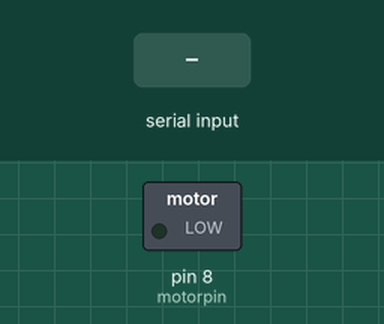
A sketch run on a simulated Arduino Uno, built with avr-gcc and run on an emulated ATmega328P. Parts: switched loads named in the sketch (green lamp = pin HIGH). The test bench sets the inputs (shaded band). What the sketch prints to the serial monitor is not drawn.

Above: at 1.2 s.
1.3 s: "1\n" received over Serial
At 2.1 s:
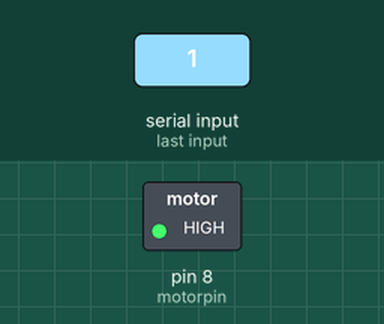
Timing chart, 0 to 12.8 s (numbered marks = the images above; inputs shaded):
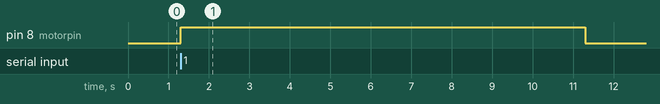

The sketch:

motorcontrol.ino
```cpp
String a;
bool motorState = false;
int motorpin = 8;

void setup() {
  // put your setup code here, to run once:
  Serial.begin(115200);
  Serial.println("Motor ready.");
  pinMode(motorpin, OUTPUT);
}

void loop() {
  // put your main code here, to run repeatedly:

  if (Serial.available()) {
    int state = Serial.parseInt();
    if (state == 1) {
      digitalWrite(motorpin, HIGH);
      delay(10000);
      digitalWrite(motorpin, LOW);
    } else if (state == 2) {
      digitalWrite(motorpin, LOW);
    }
  }
}
```

Measured:
- after the input at 1.3 s, pin 8 (motorpin): LOW → HIGH at once, → LOW 10.0 s later
